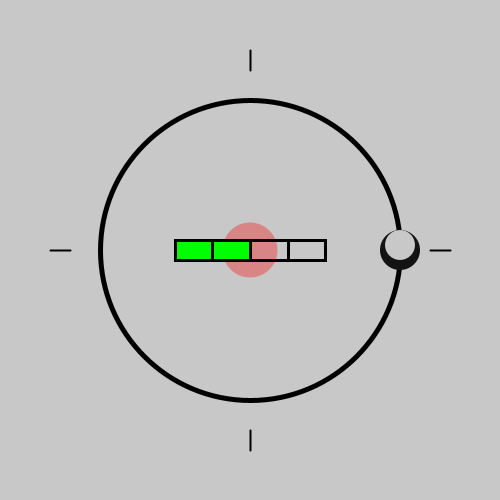
Frame 1 (no input)
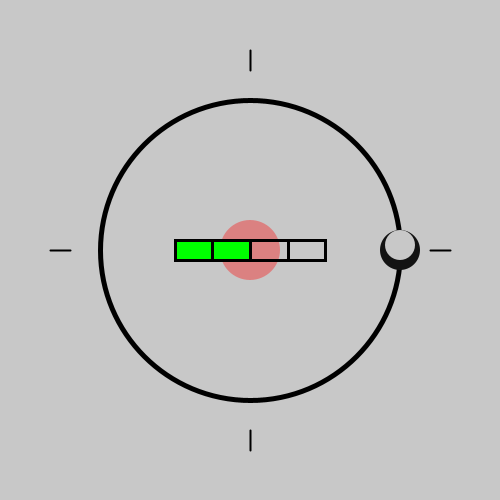
Frame 60 (the mouse pressed at the canvas centre just before this capture)
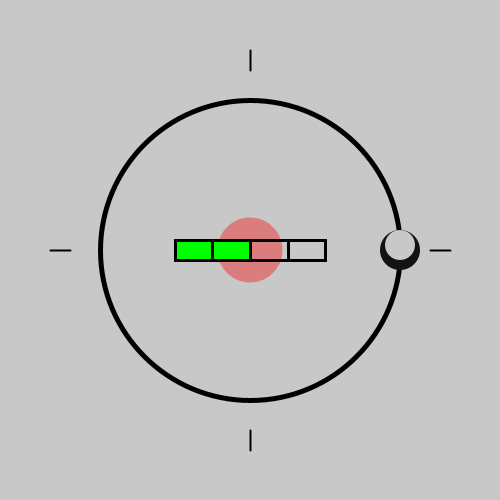
Frame 120 (the mouse held since frame 60 and released just before this capture)

The Processing sketch that drew these frames (run headless with seeded random() and noise(); from frame 60 on, the mouse is pressed at the canvas centre):

// Processing sketch: processing_61142
// ── processing_61142.pde

/*Gonçalo Filipe Correia da Silva, nº28210, Brifing 2*/


int s;//variavel inteira dos segundos.
int m;//variavel inteira dos minutos.
int h;//variavel inteira das horas.
float h12;//variavel decimal das horas em 12 passos (e não 24).
int hfx;//variavel inteira do x exterior do ponteiro das horas.
int hfy;//variavel inteira do y exterior do ponteiro das horas.
int a;//variavel inteira da medida "0" dos traços de orientação das horas.
int b;//variavel inteira da medida "180" dos traços de orientação das horas.
int d;//variavel inteira da medida "200" dos traços de orientação das horas.
int e;//variavel do raio do relogio e comprimento do ponteiro das horas.



void setup(){/*função que serve para as definições*/
  size(500,500);//tamanho da tela.
  smooth();//suavizar as formas.
  s = 0;//valor do inicio dos segundos.
  m = 0;//valor do inicio dos minutos.
  h = 0;//valor do inicio das horas
  hfx = 0;//valor do x exterior do ponteiro das horas.
  hfy = -150;//valor do y exterior do ponteiro das horas.
  e = 150;//valor do raio do relogio e comprimento do ponteiro das horas.
  a = 0;//valor dos traços de orientação das horas.
  b = 180;//valor dos traços de orientação das horas.
  d = 200;//valor dos traços de orientação das horas.
}

void draw(){/*função para desenhar*/
  translate (width/2,height/2);//translação do ponto "0" para o centr da tela.
  background(200);//cor de fundo
 
  s = second();//guarda o actual valor dos segundos do pc, vai de 0 a 59.
  m = minute();//guarda o actual valor dos minutos do pc, vai de 0 a 59.
  h = hour();//guarda o actual valor das horas do pc, vai de 0 a 23.
  h12 = h%12;//torna as horas de 0 a 23 para 0 a 12 e guarda na variavel h12.
   
  s = (int) map(s,0,59,0,297);//mapeamento dos segundos de 0 a 59 para 0 a 297 pixeis.
  m = (int) map(m,0,59,0,150);//mapeamento dos minutos de 0 a 59 para 0 a 150 pixeis.
  h = (int) map(h12,0,12,0,360);//mapeamento das horas de 0 a 12 para 0 a 360 graus.
  //...........
  noStroke();//sem contorno na elipse dos segundos.
  fill(255,0,0,s+30);//cor da elipse dos segundos e alfa.
  ellipse(0,0,s,s);//construção da elipse dos segundos (x,y,diametro,diametro).
  //.............
   stroke(0);//contorno a preto na elipse que limita o relogio.
  strokeWeight(5);//grossura do traço da elipse que limita o relogio.
  noFill();//sem preenchimento.
  ellipse(0,0,300,300);//construção da elipse que limita o relogio.
  //..............
  float anghour = radians(h);//variavel decimal para tornar os pixeis em radianos (graus) das horas.
pushMatrix();//função que coloca os seguintes dados na mesma matriz.
  rotate(anghour);//rotação dos graus das horas em 360 graus.
  strokeWeight(10);//grossura do contorno da linha das horas (invisivel)
  stroke(0,0,255,0);//cor da linha das horas (invisivel) e alfa.
  line(0,0,hfx,hfy);//costrução da linha das horas (invisivel)-(x1,y1,x2,y2).

  ellipseMode(CENTER);//colocar os x e y da elipse das horas no centro da elipse.
  fill(19);//cor da elipse (cinza).
  ellipse(hfx,hfy,40,40);//construção da elipse das horas na extremidade exterior da linha das horas(invisivel).
  
   ellipseMode(CENTER);//colocar os x e y da elipse das horas pequena no centro da elipse.
  fill(200);//cor da elipse (cinza).
  ellipse(hfx-5,hfy,30,30);//construção da elipse das horas pequena na extremidade exterior da linha das horas(invisivel).
popMatrix();//função que fecha a matriz.
  //...............
  fill(0,255,0);//cor do rectângulo dos minutos.
  noStroke();//sem contorno no rectângulo dos minutos.
  rect(0-75,0-10,m,20);//construção do rectângulo dos minutos.
  //...............
  noFill();//sem preenchimento no rentângulo 1 que limita os minutos.
  stroke(0);//cor do contorno do rentângulo 1 que limita os minutos.
  strokeWeight(3);//grossura do contorno do rentângulo 1 que limita os minutos.
  rect(0-75,0-10,e/4,20);//construção do rentângulo 1 que limita os minutos.
  //................
  noFill();//sem preenchimento no rentângulo 2 que limita os minutos.
  stroke(0);//cor do contorno do rentângulo 2 que limita os minutos.
  strokeWeight(3);//grossura do contorno do rentângulo 2 que limita os minutos.
  rect(0-75,0-10,e/2,20);//construção do rentângulo 2 que limita os minutos.
  //................
  noFill();//sem preenchimento no rentângulo 3 que limita os minutos.
  stroke(0);//cor do contorno do rentângulo 3 que limita os minutos.
  strokeWeight(3);//grossura do contorno do rentângulo 3 que limita os minutos.
  rect(0-75,0-10,e-e/4,20);//construção do rentângulo 3 que limita os minutos.
  //................
   noFill();//sem preenchimento no rentângulo 4 que limita os minutos.
  stroke(0);//cor do contorno do rentângulo 4 que limita os minutos.
  strokeWeight(3);//grossura do contorno do rentângulo 4 que limita os minutos.
  rect(0-75,0-10,e,20);//construção do rentângulo 4 que limita os minutos.
  //................
  stroke(0);//cor do contorno das linhas de orinetação das horas 1.
  strokeWeight(2);//grossura do contorno das linhas de orientação das horas 1.
  line(a,a-b,a,a-d);//construção das linhas de orientação das horas 1.
  //...............
  stroke(0);//cor do contorno das linhas de orinetação das horas 2.
  strokeWeight(2);//grossura do contorno das linhas de orientação das horas 2.
  line(a,a+b,a,a+d);//construção das linhas de orientação das horas 2.
  //.............
  stroke(0);//cor do contorno das linhas de orinetação das horas 3.
  strokeWeight(2);//grossura do contorno das linhas de orientação das horas 3.
  line(a+b,a,a+d,a);//construção das linhas de orientação das horas 3.
  //.............
  stroke(0);//cor do contorno das linhas de orinetação das horas 4.
  strokeWeight(2);//grossura do contorno das linhas de orientação das horas 4.
  line(a-b,a,a-d,a);//construção das linhas de orientação das horas 4.
}
